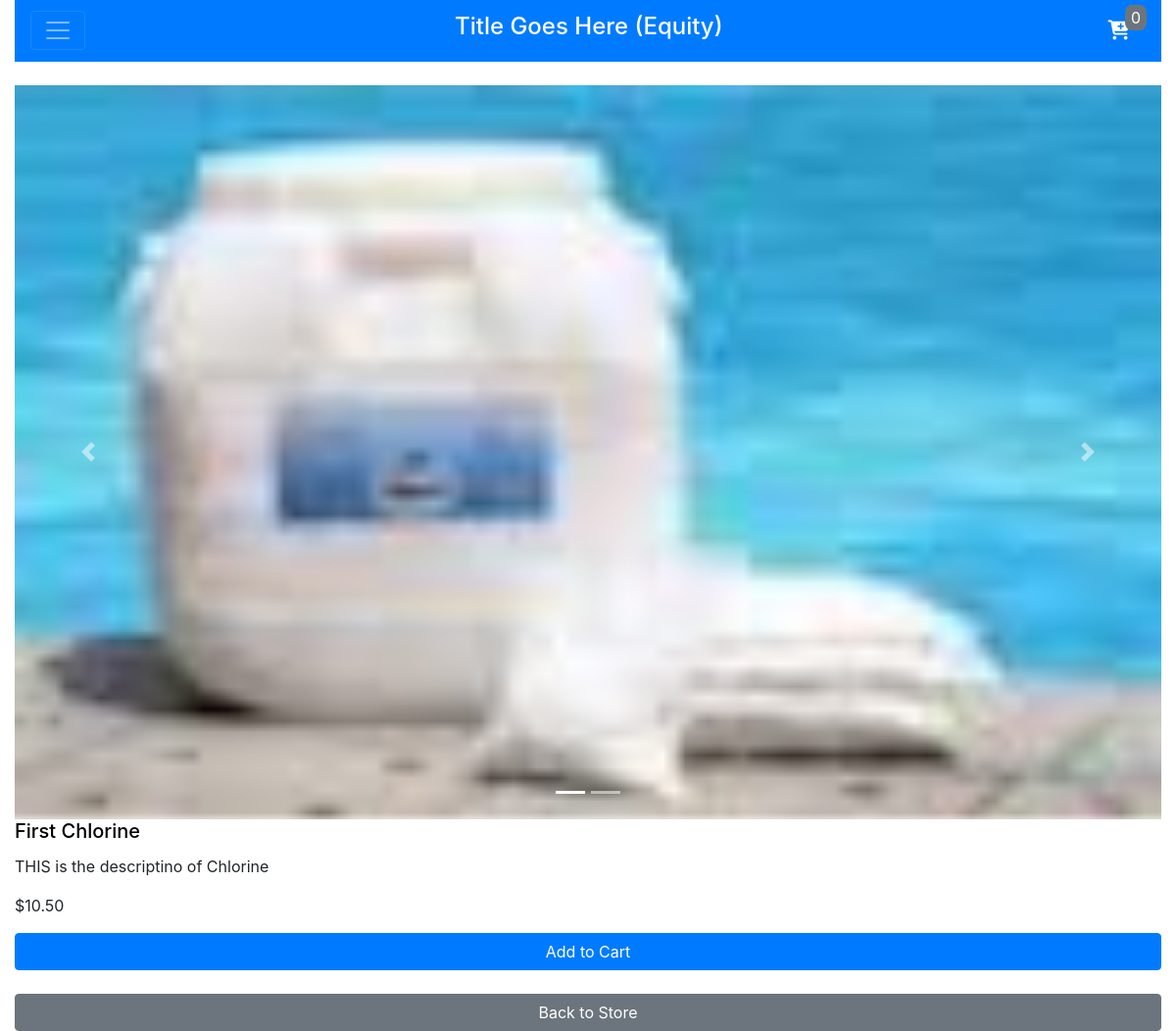
Screenshot of /item/description/3 with the database file from the repository.
### pool_project/models.py (models this page shows)
class item_img_path(db.Model):
    id = db.Column(db.Integer, primary_key=True)
    inv_id = db.Column(db.Integer, db.ForeignKey('inventory.inv_id'))
    img_file = db.Column(db.String(480), nullable=False, default='default.png')
    img_catg = db.Column(db.Integer, nullable=False)
    CheckConstraint('img_catg >= 0', name='check_img_catg')

class Inventory(db.Model):
    inv_id = db.Column(db.Integer, primary_key=True)
    name = db.Column(db.String(120), unique=True, nullable=False)
    description = db.Column(db.String(480))
    price = db.Column(db.Float(precision=2), nullable=False)
    quantity = db.Column(db.Integer, nullable=False)
    item_catg_id = db.Column(db.Integer, nullable=False)
    item_rules = db.relationship('item_catg_rules', backref='inventory_tbl', lazy='dynamic') #backref naming should point to inventory
    item_img = db.relationship('item_img_path', backref='inv_tbl', lazy='dynamic') #backref naming should point to inventory
    CheckConstraint('price > 0', name='check_price')
    CheckConstraint('quantity >= 0', name='check_quantity')
    CheckConstraint('item_catg_id > 1', name='check_item_catg')

### pool_project/routes.py (the view)
@app.route('/item/description/<item_id>')
def item_desc(item_id):
    inventory = Inventory.query.filter_by(inv_id=item_id).first()
    if inventory:
        return render_template('item_desc.html', inv=inventory, size=len(inventory.item_img.all()), inv_enum = enumerate(inventory.item_img.all()))
    else:
        return '4oh4'

### pool_project/templates/item_desc.html (shortened to what this page needs)
{% extends 'template.html' %}
{% block content %}
<div class="row" id="row-height">
    <div id="carouselExampleIndicators" class="col carousel slide carousel-custom" data-ride="carousel">
        <ol class="carousel-indicators">
            {% for i in range(size) %}
                {% if i == 0 %}
                    <li data-target="#carouselExampleIndicators" data-slide-to="{{ i }}" class="active"></li>
                {% else %}
                    <li data-target="#carouselExampleIndicators" data-slide-to="{{ i }}"></li>
                {% endif %}
            {% endfor %}
        </ol>
        <div class="carousel-inner">
            {% for count, i in inv_enum %}
                {% if count == 0 %}
                    <div class="carousel-item active">
                        <img class="d-block w-100" src="{{ url_for('static', filename='images/' + i['img_file']) }}" alt="First slide">
                    </div>
                {% else %}
                    <div class="carousel-item">
                        <img class="d-block w-100" src="{{ url_for('static', filename='images/' + i['img_file']) }}" alt="{{ i }} slide">
                    </div>
                {% endif %}
            {% endfor %}
        </div>
        <a class="carousel-control-prev" href="#carouselExampleIndicators" role="button" data-slide="prev">
            <span class="carousel-control-prev-icon" aria-hidden="true"></span>
        </a>
        <a class="carousel-control-next" href="#carouselExampleIndicators" role="button" data-slide="next">
            <span class="carousel-control-next-icon" aria-hidden="true"></span>
        </a>
    </div>
</div>
<div class="row">
    <div class="col">
        <h5 style="color:black;" class="card-title">{{inv['name']}}</h5>
        <p class="card-text">{{inv['description']}}</p>
        <p class="card-text">{{ "$%.2f"|format(inv['price']|float) }}</p>
        <a href="{{ url_for('index', open_cart=True) }}" onclick="Cart.add_item({{inv['inv_id']}});" class="btn inv-btn btn-md btn-primary">Add to Cart</a>
        <br>
        <br>
        <a href="{{ url_for('index') }}" class="btn inv-btn btn-md btn-secondary">Back to Store</a>
    </div>
</div>
{% endblock content %}

### pool_project/static/css/main.css (style rules this page uses)
.inv-btn { width: 100%; padding: 5px; }

### rows the page displays
item_img_path: img_file (picture)
Inventory: name "First Chlorine", description "THIS is the descriptino of Chlorine", price "$10.50"
